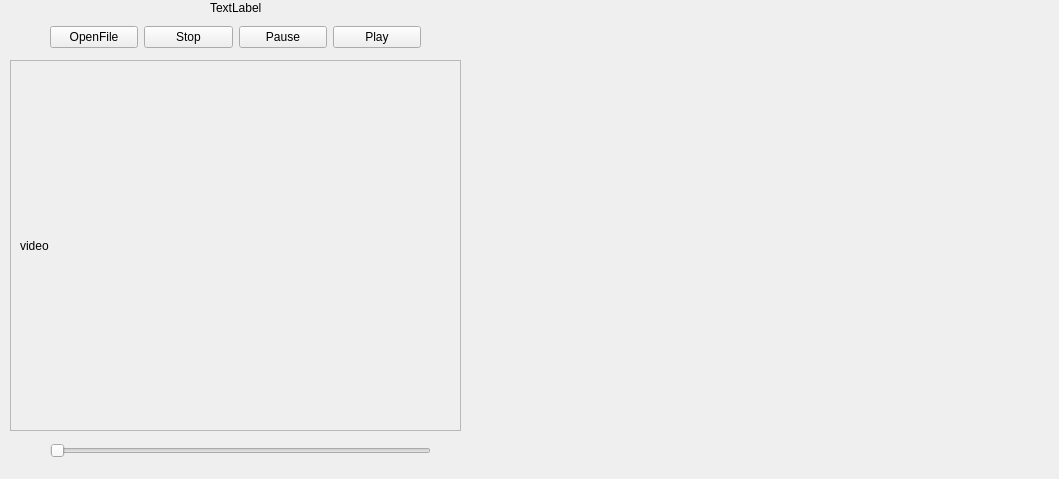
<?xml version="1.0" encoding="UTF-8"?>
<ui version="4.0">
 <class>MainWindow</class>
 <widget class="QMainWindow" name="MainWindow">
  <property name="geometry">
   <rect>
    <x>0</x>
    <y>0</y>
    <width>1059</width>
    <height>479</height>
   </rect>
  </property>
  <property name="windowTitle">
   <string>MainWindow</string>
  </property>
  <widget class="QWidget" name="centralwidget">
   <widget class="QSlider" name="horizontalSlider">
    <property name="geometry">
     <rect>
      <x>50</x>
      <y>440</y>
      <width>381</width>
      <height>21</height>
     </rect>
    </property>
    <property name="orientation">
     <enum>Qt::Horizontal</enum>
    </property>
   </widget>
   <widget class="QWidget" name="gridLayoutWidget">
    <property name="geometry">
     <rect>
      <x>50</x>
      <y>21</y>
      <width>371</width>
      <height>32</height>
     </rect>
    </property>
    <layout class="QGridLayout" name="gridLayout">
     <item row="0" column="0">
      <widget class="QPushButton" name="btn_open_file">
       <property name="text">
        <string>OpenFile</string>
       </property>
      </widget>
     </item>
     <item row="0" column="2">
      <widget class="QPushButton" name="pushButton_3">
       <property name="text">
        <string>Pause</string>
       </property>
      </widget>
     </item>
     <item row="0" column="1">
      <widget class="QPushButton" name="pushButton_2">
       <property name="text">
        <string>Stop</string>
       </property>
      </widget>
     </item>
     <item row="0" column="3">
      <widget class="QPushButton" name="pushButton_4">
       <property name="text">
        <string>Play</string>
       </property>
      </widget>
     </item>
    </layout>
   </widget>
   <widget class="QWidget" name="verticalLayoutWidget">
    <property name="geometry">
     <rect>
      <x>10</x>
      <y>60</y>
      <width>451</width>
      <height>371</height>
     </rect>
    </property>
    <layout class="QVBoxLayout" name="verticalLayout">
     <item>
      <widget class="QScrollArea" name="scrollArea">
       <property name="widgetResizable">
        <bool>true</bool>
       </property>
       <widget class="QWidget" name="scrollAreaWidgetContents">
        <property name="geometry">
         <rect>
          <x>0</x>
          <y>0</y>
          <width>447</width>
          <height>367</height>
         </rect>
        </property>
        <layout class="QVBoxLayout" name="verticalLayout_2">
         <item>
          <widget class="QLabel" name="label_img">
           <property name="text">
            <string>video</string>
           </property>
          </widget>
         </item>
        </layout>
       </widget>
      </widget>
     </item>
    </layout>
   </widget>
   <widget class="QLabel" name="label_file_namel">
    <property name="geometry">
     <rect>
      <x>210</x>
      <y>0</y>
      <width>60</width>
      <height>16</height>
     </rect>
    </property>
    <property name="text">
     <string>TextLabel</string>
    </property>
   </widget>
  </widget>
 </widget>
 <resources/>
 <connections/>
</ui>
